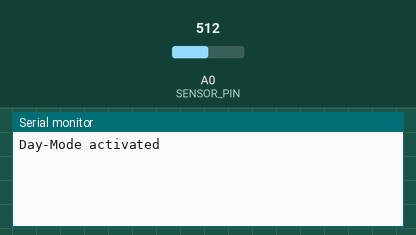
The sketch below on a simulated Arduino Leonardo, built with avr-gcc and run on an emulated ATmega32U4. Parts: the last lines printed to the serial monitor. The inputs (shaded band) are chosen by the test bench; at power-on: A0 (SENSOR_PIN) = 512. USB keyboard and mouse output is not drawn.

Above: at 1.2 s.
1.3 s: A0 (SENSOR_PIN) set to 610
At 1.6 s:
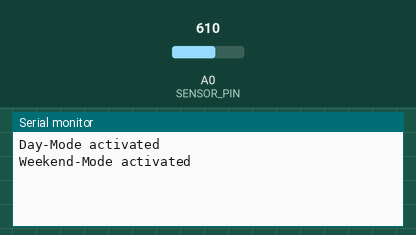
2.8 s: A0 (SENSOR_PIN) set to 70
At 4.0 s:
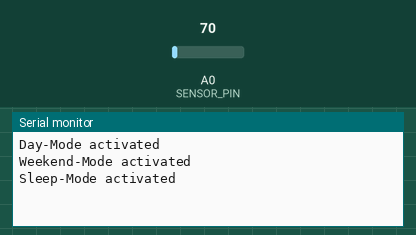

Measured:
- after the input at 1.3 s, the serial monitor: prints a new line at once (image 1)
- after the input at 2.8 s, the serial monitor: prints a new line at once (image 2)

The sketch:

Wecker01.ino
```cpp
#include <Keyboard.h>

#define SENSOR_PIN A0

int sensorData;
char *modeArray[] = {"Sleep-Mode activated", "Day-Mode activated", "Weekend-Mode activated"};
int mode;
int lastMode;

void setup() {
  pinMode(SENSOR_PIN, INPUT);
  Serial.begin(9600);
  Keyboard.begin();
}

void loop() {
  sensorData = analogRead(SENSOR_PIN);
  //Serial.println(sensorData);

  if(sensorData < 80){
    mode = 0;
  } else if(sensorData > 600){
    mode = 2;
  } else {
    mode = 1;
  }

  if(lastMode != mode){
    lastMode = mode;
    Serial.println(modeArray[mode]);

    switch(mode){
      case 0:
        Keyboard.print("w");
        break;
      case 1:
        Keyboard.print("d");
        break;
      case 2:
        Keyboard.print("e");
        break;
    }
    delay(100);
  }
}
```
